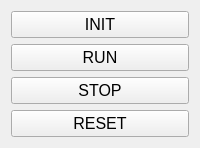
         <widget class="QWidget" name="ActionButtonsPage">
          <layout class="QVBoxLayout" name="verticalLayout_12">
           <item>
            <widget class="QPushButton" name="InitButton">
             <property name="sizePolicy">
              <sizepolicy hsizetype="Minimum" vsizetype="Preferred">
               <horstretch>0</horstretch>
               <verstretch>0</verstretch>
              </sizepolicy>
             </property>
             <property name="font">
              <font>
               <pointsize>12</pointsize>
              </font>
             </property>
             <property name="styleSheet">
              <string notr="true"/>
             </property>
             <property name="text">
              <string>INIT</string>
             </property>
             <property name="checkable">
              <bool>false</bool>
             </property>
            </widget>
           </item>
           <item>
            <widget class="QPushButton" name="RunButton">
             <property name="sizePolicy">
              <sizepolicy hsizetype="Minimum" vsizetype="Preferred">
               <horstretch>0</horstretch>
               <verstretch>0</verstretch>
              </sizepolicy>
             </property>
             <property name="font">
              <font>
               <pointsize>12</pointsize>
              </font>
             </property>
             <property name="styleSheet">
              <string notr="true"/>
             </property>
             <property name="text">
              <string>RUN</string>
             </property>
            </widget>
           </item>
           <item>
            <widget class="QPushButton" name="StopButton">
             <property name="sizePolicy">
              <sizepolicy hsizetype="Minimum" vsizetype="Preferred">
               <horstretch>0</horstretch>
               <verstretch>0</verstretch>
              </sizepolicy>
             </property>
             <property name="font">
              <font>
               <pointsize>12</pointsize>
              </font>
             </property>
             <property name="styleSheet">
              <string notr="true"/>
             </property>
             <property name="text">
              <string>STOP</string>
             </property>
            </widget>
           </item>
           <item>
            <widget class="QPushButton" name="AutoResetButton">
             <property name="sizePolicy">
              <sizepolicy hsizetype="Minimum" vsizetype="Preferred">
               <horstretch>0</horstretch>
               <verstretch>0</verstretch>
              </sizepolicy>
             </property>
             <property name="font">
              <font>
               <pointsize>12</pointsize>
              </font>
             </property>
             <property name="styleSheet">
              <string notr="true"/>
             </property>
             <property name="text">
              <string>RESET</string>
             </property>
            </widget>
           </item>
          </layout>
         </widget>
